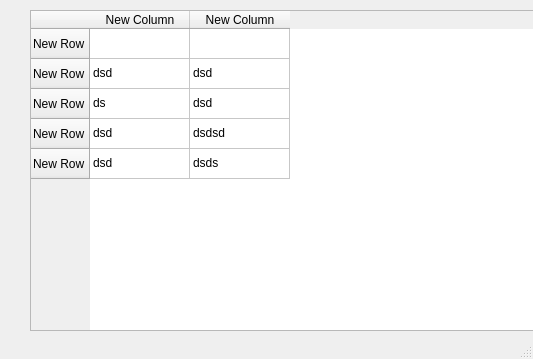
<?xml version="1.0" encoding="UTF-8"?>
<ui version="4.0">
 <class>MainWindow</class>
 <widget class="QMainWindow" name="MainWindow">
  <property name="geometry">
   <rect>
    <x>0</x>
    <y>0</y>
    <width>533</width>
    <height>359</height>
   </rect>
  </property>
  <property name="windowTitle">
   <string>MainWindow</string>
  </property>
  <widget class="QWidget" name="centralwidget">
   <widget class="QTableWidget" name="tableWidget">
    <property name="geometry">
     <rect>
      <x>30</x>
      <y>10</y>
      <width>541</width>
      <height>321</height>
     </rect>
    </property>
    <row>
     <property name="text">
      <string>New Row</string>
     </property>
    </row>
    <row>
     <property name="text">
      <string>New Row</string>
     </property>
    </row>
    <row>
     <property name="text">
      <string>New Row</string>
     </property>
    </row>
    <row>
     <property name="text">
      <string>New Row</string>
     </property>
    </row>
    <row>
     <property name="text">
      <string>New Row</string>
     </property>
    </row>
    <column>
     <property name="text">
      <string>New Column</string>
     </property>
    </column>
    <column>
     <property name="text">
      <string>New Column</string>
     </property>
    </column>
    <item row="1" column="0">
     <property name="text">
      <string>dsd</string>
     </property>
    </item>
    <item row="1" column="1">
     <property name="text">
      <string>dsd</string>
     </property>
    </item>
    <item row="2" column="0">
     <property name="text">
      <string>ds</string>
     </property>
    </item>
    <item row="2" column="1">
     <property name="text">
      <string>dsd</string>
     </property>
    </item>
    <item row="3" column="0">
     <property name="text">
      <string>dsd</string>
     </property>
    </item>
    <item row="3" column="1">
     <property name="text">
      <string>dsdsd</string>
     </property>
    </item>
    <item row="4" column="0">
     <property name="text">
      <string>dsd</string>
     </property>
    </item>
    <item row="4" column="1">
     <property name="text">
      <string>dsds</string>
     </property>
    </item>
   </widget>
  </widget>
  <widget class="QMenuBar" name="menubar">
   <property name="geometry">
    <rect>
     <x>0</x>
     <y>0</y>
     <width>533</width>
     <height>18</height>
    </rect>
   </property>
  </widget>
  <widget class="QStatusBar" name="statusbar"/>
 </widget>
 <resources/>
 <connections/>
</ui>
